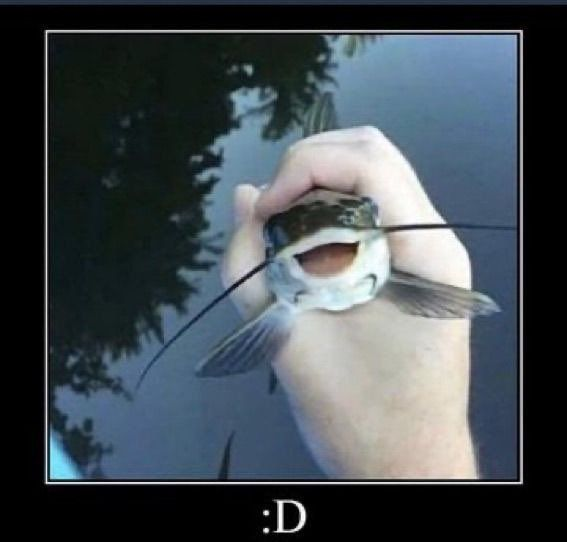
#> input picture 1.jpg, 567 x 542 px
$ python bitmap.py --input 1.jpg --output out.png --width 100 --height 100
#> lines starting #> are read from the running program, lines starting #| are printed output that depends on the picture; after the words box and inside, x2 and y2 are one past the last pixel; in counts of white or black regions, pixels touching at a corner belong together
import argparse

from PIL import Image


def convert_image(input_path, output_path, width, height, threshold=128, invert=False):
    """
    Nacte obrazek, zmeni velikost, prevede ho na cernobilou bitmapu a ulozi.
    """
#> called with input_path = '1.jpg', output_path = 'out.png', width = 100, height = 100, threshold = 128, invert = False
    image = Image.open(input_path).convert("L")
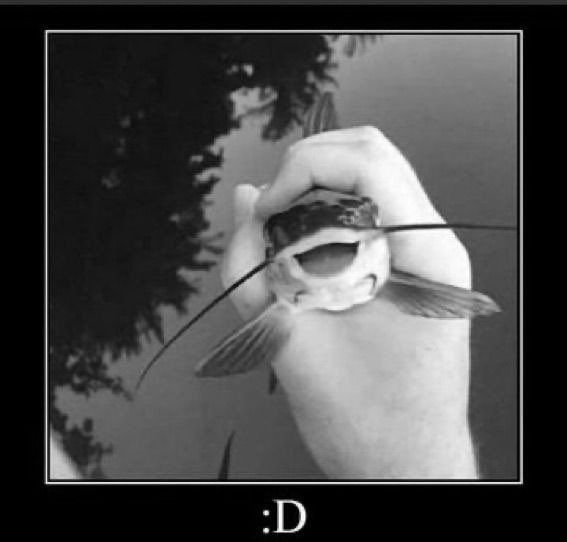
#> image: PIL image 567x542 L; min 0, max 255, mean 74
    image = image.resize((width, height), Image.Resampling.LANCZOS)
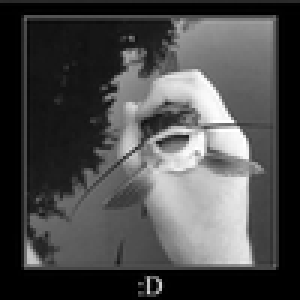
#> image: PIL image 100x100 L (shown 3 times larger); min 0, max 255, mean 74.3

    # Prevod na 1bit obraz podle zvoleneho prahu.
    image = image.point(lambda pixel: 255 if pixel >= threshold else 0, mode="1")
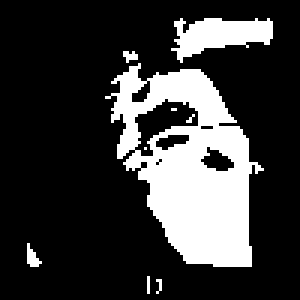
#> image: PIL image 100x100 1 (shown 3 times larger); 22.5% white; 9 white regions (6 under 20 px), largest, box (x1, y1, x2, y2) and area: (35, 21, 88, 89) 1903, (57, 6, 91, 21) 294, (9, 81, 14, 89) 22

    if invert:
        image = image.point(lambda pixel: 0 if pixel else 255, mode="1")

    image.save(output_path)


def parse_args():
    parser = argparse.ArgumentParser(
        description="Prevod obrazku na bitmapu s danou velikosti."
    )
    parser.add_argument(
        "--input",
        required=True,
        help="Vstupni obrazek, napriklad 1.jpg",
    )
    parser.add_argument(
        "--output",
        required=True,
        help="Vystupni obrazek, napriklad face.bmp",
    )
    parser.add_argument(
        "--width",
        required=True,
        type=int,
        help="Cilova sirka obrazku",
    )
    parser.add_argument(
        "--height",
        required=True,
        type=int,
        help="Cilova vyska obrazku",
    )
    parser.add_argument(
        "--threshold",
        default=128,
        type=int,
        help="Prah pro prevod na cernobilou bitmapu, vychozi je 128",
    )
    parser.add_argument(
        "--invert",
        action="store_true",
        help="Prohodi cernou a bilou",
    )
    return parser.parse_args()


if __name__ == "__main__":
    args = parse_args()
    convert_image(
        input_path=args.input,
        output_path=args.output,
        width=args.width,
        height=args.height,
        threshold=args.threshold,
        invert=args.invert,
    )
    print("Ulozeno do:", args.output)
